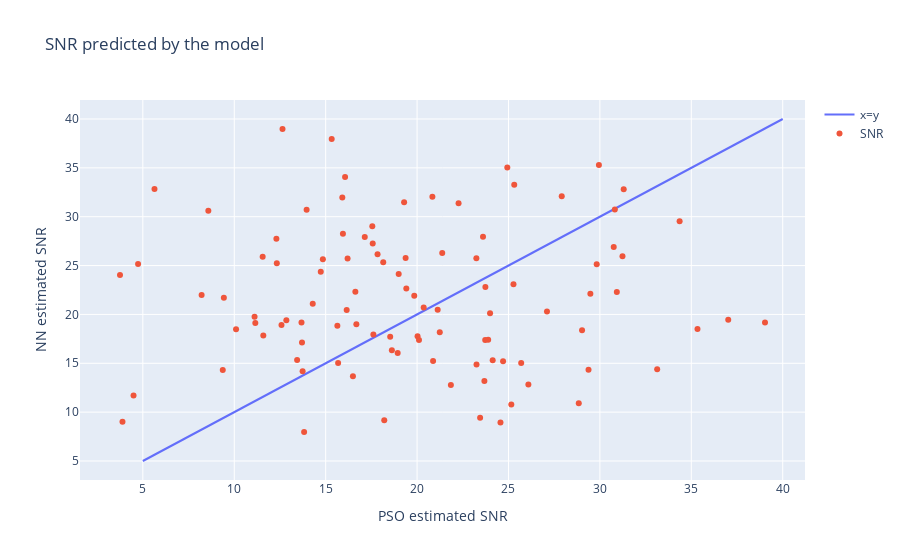

The notebook cell this image was saved under:
### Code cell
fig = go.Figure()
x=[5,10,15,20,25,30,35,40]
fig.add_trace(go.Scatter(x=x,y=x,mode='lines',name='x=y'))
fig.add_trace(go.Scatter(x=final_snr, y=est_snr,mode='markers',name='SNR'))
fig.update_layout(title='SNR predicted by the model',xaxis_title="PSO estimated SNR",yaxis_title="NN estimated SNR")
fig.show()
